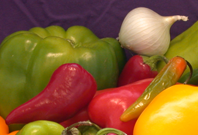
%> input picture onion.png, 198 x 135 px
$ octave aula_cores_ex6.m   (GNU Octave 9; MATLAB toolbox functions it lacks are replaced by stand-ins)
%> lines starting %> are read from the running program, lines starting %| are printed output that depends on the picture
pkg load image

I = imread('onion.png'); %lê a imagem RGB em cores de 8 bits
%> I is the input picture: size 135x198x3 uint8; mean R, G, B 137.3, 92.8, 45.3
Canal1 = I(:,:,1);
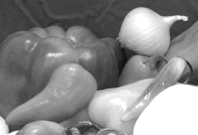
%> Canal1: size 135x198 uint8; min 16, max 255, mean 137.3
figure(1),imshow(Canal1)
Canal2 = I(:,:,2);
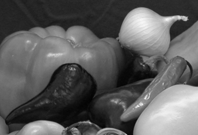
%> Canal2: size 135x198 uint8; min 2, max 248, mean 92.8
figure(2),imshow(Canal2)
Canal3 = I(:,:,3);
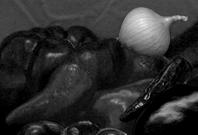
%> Canal3: size 135x198 uint8; min 0, max 233, mean 45.3
figure(3),imshow(Canal3);

Ic = 0.2989 * I(:,:,1)+0.5870*I(:,:,2)+0.1140*I(:,:,3);
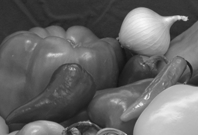
%> Ic: size 135x198 uint8; min 19, max 247, mean 100.7
figure(4),imshow(Ic);
Bt = 0.2125 * I(:,:,1)+0.7154*I(:,:,2)+0.0721*I(:,:,3);
figure(5),imshow(Bt);
G = (3*Canal1+4*Canal2+2*Canal3)/9;
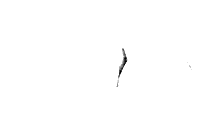
%> G: size 135x198 uint8; min 19, max 28, mean 28; drawn with min black and max white
figure(6),imshow(G);
D = 1.3 * I(:,:,1)+1.3*I(:,:,2)+1.3*I(:,:,3);
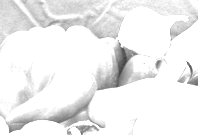
%> D: size 135x198 uint8; min 69, max 255, mean 238.8
figure(7),imshow(D);

$ run again, with placa-lbm.png copied over onion.png
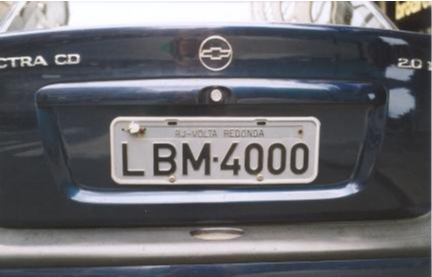
%> input picture placa-lbm.png, 432 x 277 px
%> I is the input picture: size 277x432x3 uint8; mean R, G, B 106.3, 106.4, 110.9
%> `Canal3 = I(:,:,3);`:
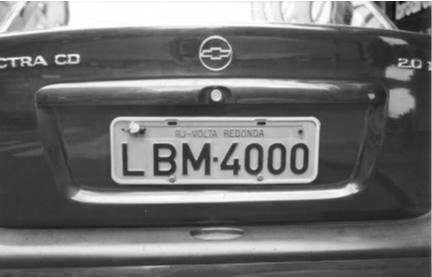
%> Canal3: size 277x432 uint8; min 6, max 255, mean 110.9
%> G: size 277x432 uint8; every value is 28
%> `D = 1.3 * I(:,:,1)+1.3*I(:,:,2)+1.3*I(:,:,3);`:
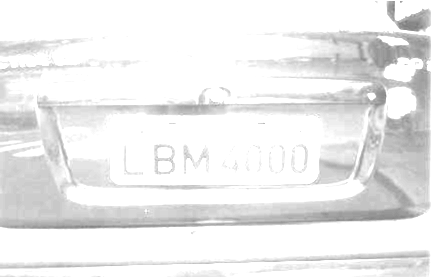
%> D: size 277x432 uint8; min 125, max 255, mean 236.7

$ run again, with placa_aih.png copied over onion.png
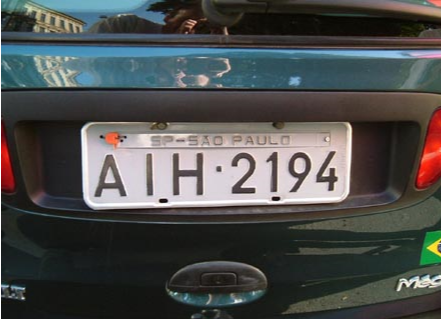
%> input picture placa_aih.png, 441 x 319 px
%> I is the input picture: size 319x441x3 uint8; mean R, G, B 76.2, 77.6, 76.4
%> `G = (3*Canal1+4*Canal2+2*Canal3)/9;`:
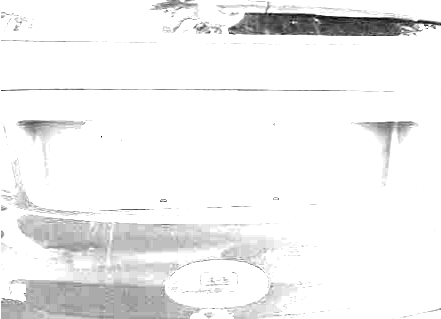
%> G: size 319x441 uint8; min 4, max 28, mean 26.7; drawn with min black and max white
%> `D = 1.3 * I(:,:,1)+1.3*I(:,:,2)+1.3*I(:,:,3);`:
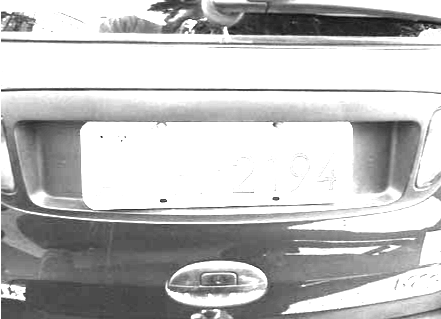
%> D: size 319x441 uint8; min 15, max 255, mean 190.1
